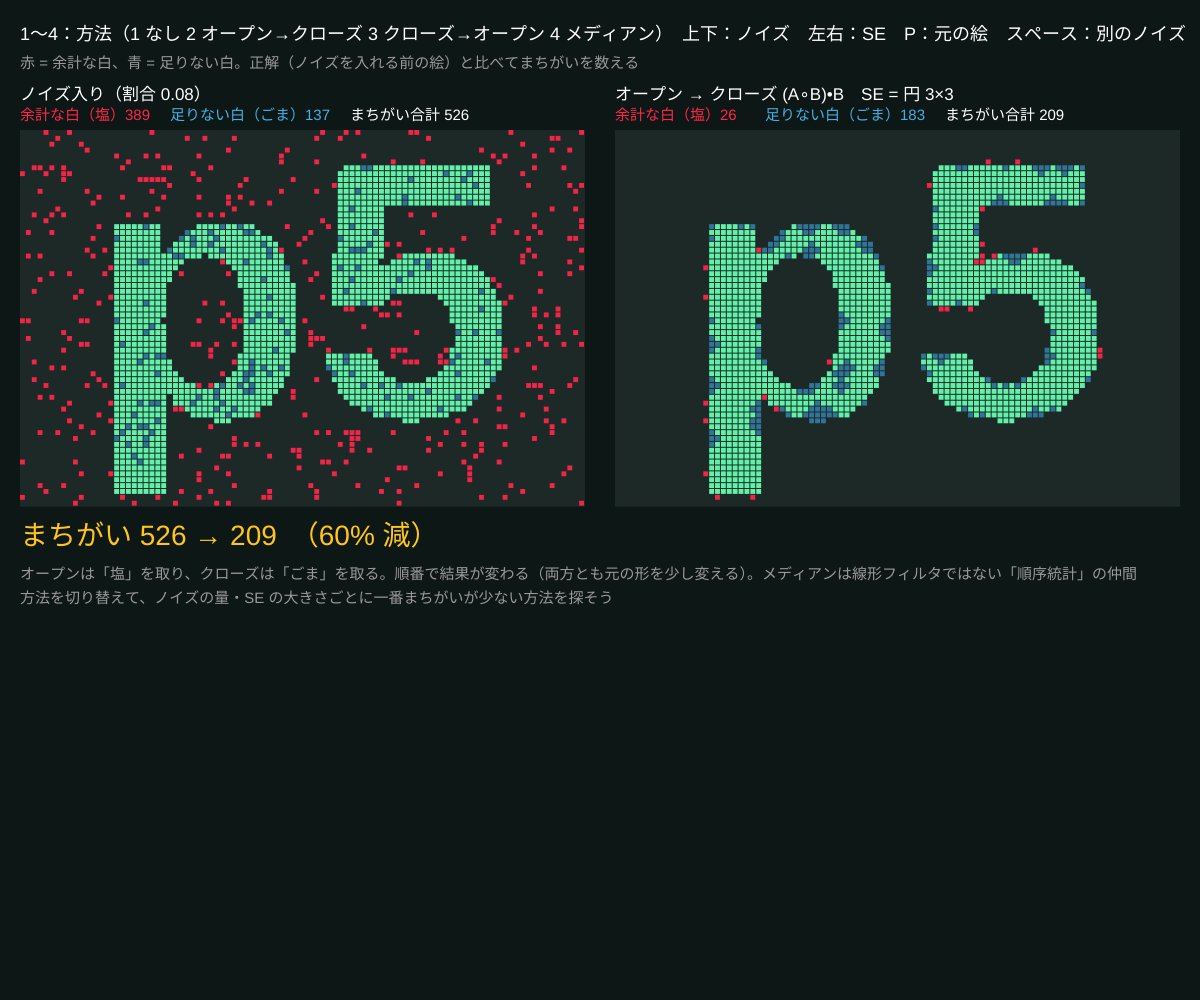
Frame 1 (no input)
Frame 60 (no input): identical to frame 1, image omitted
Frame 120 (the mouse pressed at the canvas centre since frame 60): identical to frame 1, image omitted

The p5.js sketch that drew this single still picture (run headless with seeded random() and noise() and a simulated clock; from frame 60 on, the mouse is pressed at the canvas centre):

// p5.js sketch
// ── sketch.js
// ============================================
// 10 ノイズ除去（ごま塩ノイズ）
// 文字や図形に「白い点（塩）」と「黒い点（ごま）」をまぜて、モルフォロジーで元にもどす
// オープン→クローズ、クローズ→オープン、メディアン（多数決）を比べて、まちがいの数で勝負
// 1〜4 で方法 / 上下でノイズの量 / 左右で SE の大きさ / P で元の絵 / スペースで別のノイズ
// ============================================

let cols = 96, rows = 64, cell, oy = 130;
let clean, noisy, result;
let method = 2;    // ★ 1 なし 2 オープン→クローズ 3 クローズ→オープン 4 メディアン（3×3 多数決）
let noiseP = 0.08; // ★ ノイズの割合
let seR = 1;       // ★ SE の半径
let se = [], seed = 1, picture = 1, dirty = true;
let names = { 1: 'そのまま', 2: 'オープン → クローズ (A∘B)•B', 3: 'クローズ → オープン (A•B)∘B', 4: 'メディアン（3×3 の多数決）' };

function setup() {
  createCanvas(windowWidth, windowHeight);
  colorMode(HSB, 360, 100, 100, 100);
  cell = min((width - 70) / 2 / cols, (height - 250) / rows);
  makePicture();
}

function makePicture() {
  if (picture === 1) clean = textToGrid('p5', 62);
  else {
    clean = new Uint8Array(cols * rows);
    for (let y = 0; y < rows; y++) for (let x = 0; x < cols; x++) {
      if (dist(x, y, 26, 30) < 15 || (x > 50 && x < 88 && y > 10 && y < 52 && !(x > 60 && x < 78 && y > 20 && y < 42)) || (y > 54 && y < 58 && x > 6 && x < 46)) clean[x + y * cols] = 1;
    }
  }
  dirty = true;
}

function recompute() {
  se = makeSE('disk', seR);
  randomSeed(seed);
  noisy = Uint8Array.from(clean);
  for (let i = 0; i < noisy.length; i++) if (random() < noiseP) noisy[i] = 1 - noisy[i]; // ★ ごま塩
  if (method === 1) result = noisy;
  else if (method === 2) result = closeImg(openImg(noisy, se), se);
  else if (method === 3) result = openImg(closeImg(noisy, se), se);
  else result = median3(noisy);
  dirty = false;
}

// ★ 3×3 の多数決（二値画像のメディアンフィルタ）
function median3(a) {
  let out = new Uint8Array(a.length);
  for (let y = 0; y < rows; y++) for (let x = 0; x < cols; x++) {
    let n = 0;
    for (let dy = -1; dy <= 1; dy++) for (let dx = -1; dx <= 1; dx++) {
      let nx = constrain(x + dx, 0, cols - 1), ny = constrain(y + dy, 0, rows - 1);
      n += a[nx + ny * cols];
    }
    out[x + y * cols] = n >= 5 ? 1 : 0;
  }
  return out;
}

function errorsOf(a) {
  let fp = 0, fn = 0;
  for (let i = 0; i < a.length; i++) { if (a[i] && !clean[i]) fp++; if (!a[i] && clean[i]) fn++; }
  return [fp, fn];
}

function drawPanel(a, px, title) {
  noStroke();
  fill(170, 30, 16);
  rect(px, oy, cols * cell, rows * cell);
  for (let i = 0; i < a.length; i++) {
    if (a[i]) fill(clean[i] ? 150 : 350, clean[i] ? 60 : 85, 95);      // 赤 = 余計な白
    else if (clean[i]) fill(200, 70, 60);                                // 青 = 足りない白
    else continue;
    rect(px + (i % cols) * cell, oy + floor(i / cols) * cell, cell - 1, cell - 1);
  }
  let [fp, fn] = errorsOf(a);
  fill(0, 0, 100); textSize(17); text(title, px, oy - 30);
  textSize(15);
  fill(350, 85, 100); text('余計な白（塩）' + fp, px, oy - 10);
  fill(200, 70, 90); text('足りない白（ごま）' + fn, px + 150, oy - 10);
  fill(0, 0, 100); text('まちがい合計 ' + (fp + fn), px + 330, oy - 10);
  return fp + fn;
}

function draw() {
  background(170, 45, 9);
  if (dirty) recompute();
  let pw = cols * cell, gap = 30;
  let e1 = drawPanel(noisy, 20, 'ノイズ入り（割合 ' + nf(noiseP, 1, 2) + '）');
  let e2 = drawPanel(result, 20 + pw + gap, names[method] + (method !== 4 ? '　SE = 円 ' + (2 * seR + 1) + '×' + (2 * seR + 1) : ''));
  let by = oy + rows * cell + 28;
  textSize(28); fill(45, 90, 100);
  text('まちがい ' + e1 + ' → ' + e2 + (e2 < e1 ? '　（' + nf((1 - e2 / max(e1, 1)) * 100, 1, 0) + '% 減）' : ''), 20, by + 10);
  textSize(15); fill(0, 0, 60);
  text('オープンは「塩」を取り、クローズは「ごま」を取る。順番で結果が変わる（両方とも元の形を少し変える）。メディアンは線形フィルタではない「順序統計」の仲間', 20, by + 44);
  text('方法を切り替えて、ノイズの量・SE の大きさごとに一番まちがいが少ない方法を探そう', 20, by + 68);

  fill(0, 0, 100);
  textSize(18);
  text('1〜4：方法（1 なし 2 オープン→クローズ 3 クローズ→オープン 4 メディアン）　上下：ノイズ　左右：SE　P：元の絵　スペース：別のノイズ', 20, 40);
  fill(0, 0, 60);
  textSize(15);
  text('赤 = 余計な白、青 = 足りない白。正解（ノイズを入れる前の絵）と比べてまちがいを数える', 20, 68);
}

function keyPressed() {
  if (key >= '1' && key <= '4') method = int(key);
  if (key === UP_ARROW) noiseP = min(0.3, noiseP + 0.02);
  if (key === DOWN_ARROW) noiseP = max(0, noiseP - 0.02);
  if (key === LEFT_ARROW) seR = max(1, seR - 1);
  if (key === RIGHT_ARROW) seR = min(3, seR + 1);
  if (key === 'p' || key === 'P') { picture = 3 - picture; makePicture(); }
  if (key === ' ') seed++;
  dirty = true;
}

// ---------- やってみよう ----------
// 1. ノイズ 0.10 でどの方法が一番まちがいが少ない？ 0.20 では？（ノイズが多いと 3×3 では足りなくなる）
// 2. SE を大きくすると、ノイズは消えるが「p5」の細い部分も消える。まちがいが増え始めるのはどこ？
// 3. 方法 5 を作る：メディアンを 2 回。または「オープン→クローズ」を 5×5 の多数決の後にかける

// ==================================================
// ここから下は「モルフォロジーの道具」（構造要素・膨張・収縮・文字の画像）
// （中身は読まなくても OK。消さないでね）
// ==================================================
function makeSE(kind, r) {
  let out = [];
  for (let dy = -r; dy <= r; dy++) for (let dx = -r; dx <= r; dx++) {
    if (kind === 'box') out.push([dx, dy]);
    else if (kind === 'cross') { if (dx === 0 || dy === 0) out.push([dx, dy]); }
    else if (dx * dx + dy * dy <= r * r + r * 0.5) out.push([dx, dy]);
  }
  return out;
}
function morph(a, se, isDilate) {
  let out = new Uint8Array(a.length);
  for (let y = 0; y < rows; y++) for (let x = 0; x < cols; x++) {
    let v = isDilate ? 0 : 1;
    for (let k = 0; k < se.length; k++) {
      let nx = x + se[k][0], ny = y + se[k][1];
      if (nx < 0) nx = 0; else if (nx >= cols) nx = cols - 1;
      if (ny < 0) ny = 0; else if (ny >= rows) ny = rows - 1;
      let s = a[nx + ny * cols];
      if (isDilate ? s : !s) { v = isDilate ? 1 : 0; break; }
    }
    out[x + y * cols] = v;
  }
  return out;
}
function dilateImg(a, se) { return morph(a, se, true); }
function erodeImg(a, se) { return morph(a, se, false); }
function openImg(a, se) { return dilateImg(erodeImg(a, se), se); }
function closeImg(a, se) { return erodeImg(dilateImg(a, se), se); }
function textToGrid(str, px) {
  let pg = createGraphics(cols, rows);
  pg.pixelDensity(1);
  pg.background(0); pg.fill(255); pg.noStroke();
  pg.textAlign(CENTER, CENTER); pg.textStyle(BOLD); pg.textSize(px);
  pg.text(str, cols / 2, rows / 2);
  pg.loadPixels();
  let out = new Uint8Array(cols * rows);
  for (let i = 0; i < cols * rows; i++) out[i] = pg.pixels[i * 4] > 127 ? 1 : 0;
  pg.remove();
  return out;
}
